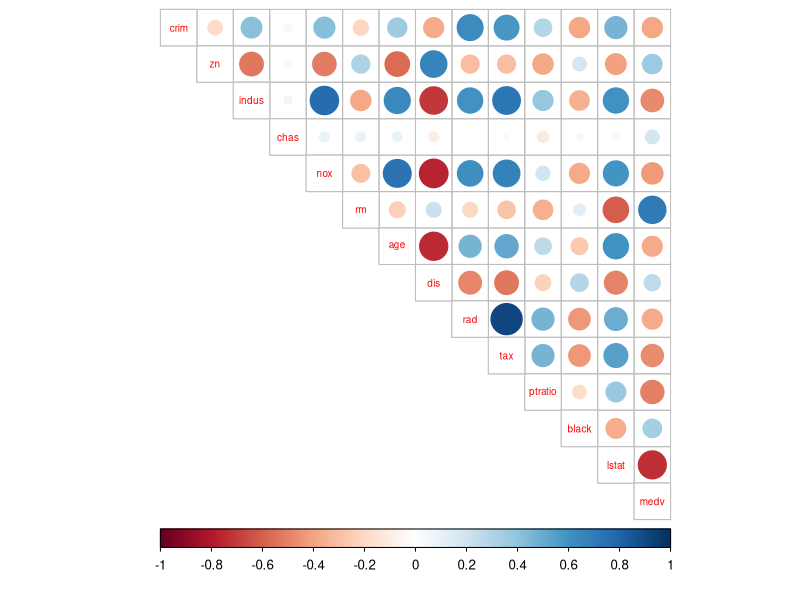
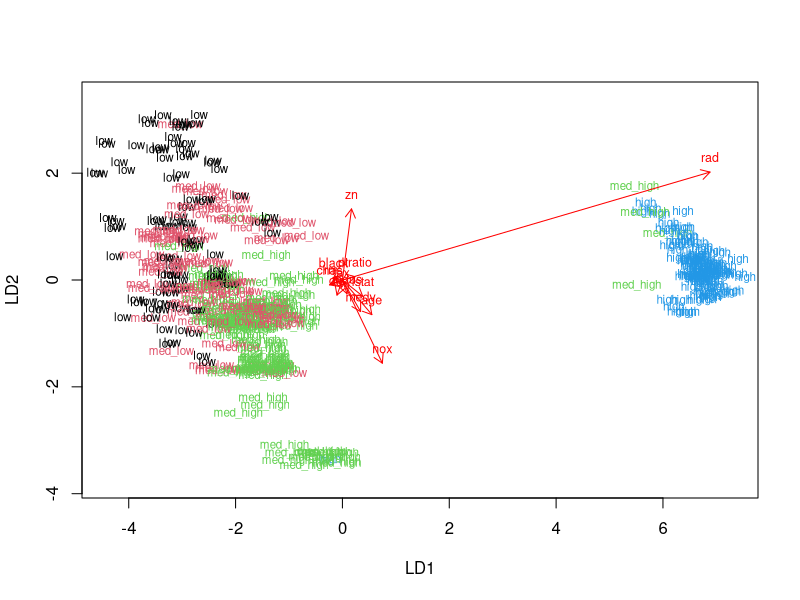
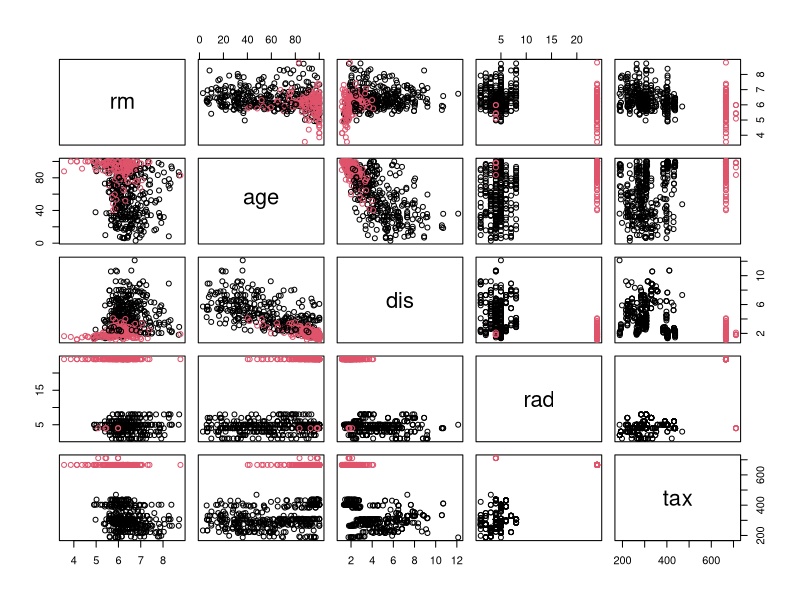
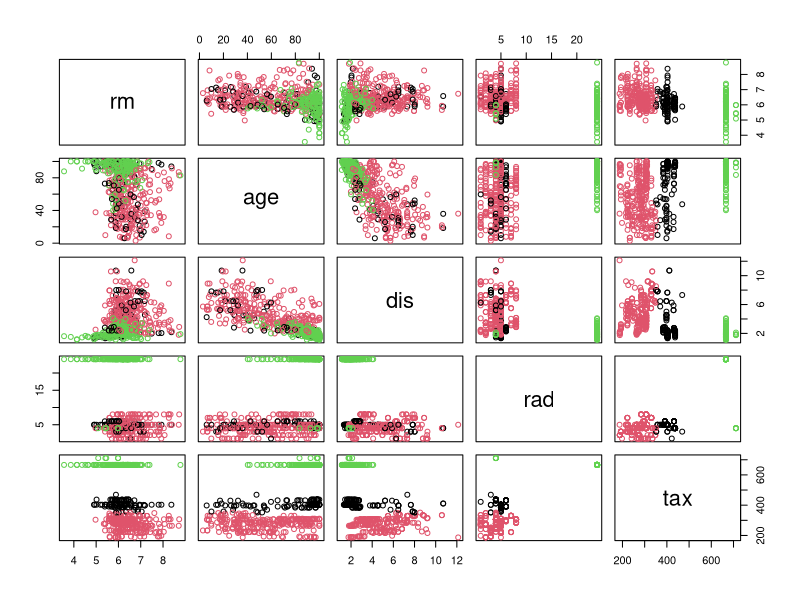

R code for these plots, in order:
## ---- chunk 1
date()
## ---- chunk 2
library(dplyr)
library(ggplot2)
library(tidyr)
library(boot)
library(MASS)
library(corrplot)

# load the data
data(Boston)
head(Boston)

dim(Boston)

## ---- chunk 3
summary(Boston)
## ---- chunk 4

# calculate the correlation matrix and round it
cor_matrix <- cor(Boston) %>% round(digits = 2)

cor_matrix

# visualize the correlation matrix
corrplot(cor_matrix, method="circle", type="upper", cl.pos="b", tl.pos="d", tl.cex = 0.6)
## ---- chunk 5

#centre and standardize variables
boston_scaled <- scale(Boston)

summary(boston_scaled)

boston_scaled <- as.data.frame(boston_scaled)

## ---- chunk 6

# create a quantile vector of crim and print it
bins <- quantile(boston_scaled$crim)

crime <- cut(boston_scaled$crim, breaks = bins, include.lowest = TRUE, labels = c("low","med_low","med_high","high"))

# removing the old crime rate variable
boston_scaled <- dplyr::select(boston_scaled, -crim)

# adding the new categorized crime rate variable to the standardized dataset
boston_scaled <- data.frame(boston_scaled, crime)

# number of rows 
n <- nrow(boston_scaled)

# choosing randomly 80% of the rows
ind <- sample(n,  size = n * 0.8)

# creating the train set
train <- boston_scaled[ind,]

# ... and the test set 
test <- boston_scaled[-ind,]

## ---- chunk 7
# linear discriminant analysis
lda.fit <- lda(crime ~ ., data = train)

# print the lda.fit object
lda.fit
## ---- chunk 8
# making arrows
lda.arrows <- function(x, myscale = 1, arrow_heads = 0.1, color = "red", tex = 0.75, choices = c(1,2)){
  heads <- coef(x)
  arrows(x0 = 0, y0 = 0, 
         x1 = myscale * heads[,choices[1]], 
         y1 = myscale * heads[,choices[2]], col=color, length = arrow_heads)
  text(myscale * heads[,choices], labels = row.names(heads), 
       cex = tex, col=color, pos=3)
}

# target classes as numeric
classes <- as.numeric(train$crime)

# plotting the results with arrows
plot(lda.fit, dimen = 2,col = classes, pch = classes)
lda.arrows(lda.fit, myscale = 2)

## ---- chunk 9
# saving the correct classes from test data
correct_classes <- test$crime

# lastly remove the crime variable from test data
test <- dplyr::select(test, -crime)
## ---- chunk 10
lda.pred <- predict(lda.fit, newdata = test)

table(correct = correct_classes, predicted = lda.pred$class)
## ---- chunk 11
data('Boston')
boston_scaled2 = scale(Boston)

#calculating euclidean distance matrix
dist_eu <- dist(Boston)
summary(dist_eu)

## ---- chunk 12
km <-kmeans(Boston, centers = 2)

# plot the Boston dataset with clusters
pairs(Boston[6:10], col = km$cluster)
## ---- chunk 13
km <-kmeans(Boston, centers = 3)

# plot the Boston dataset with clusters
pairs(Boston[6:10], col = km$cluster)
